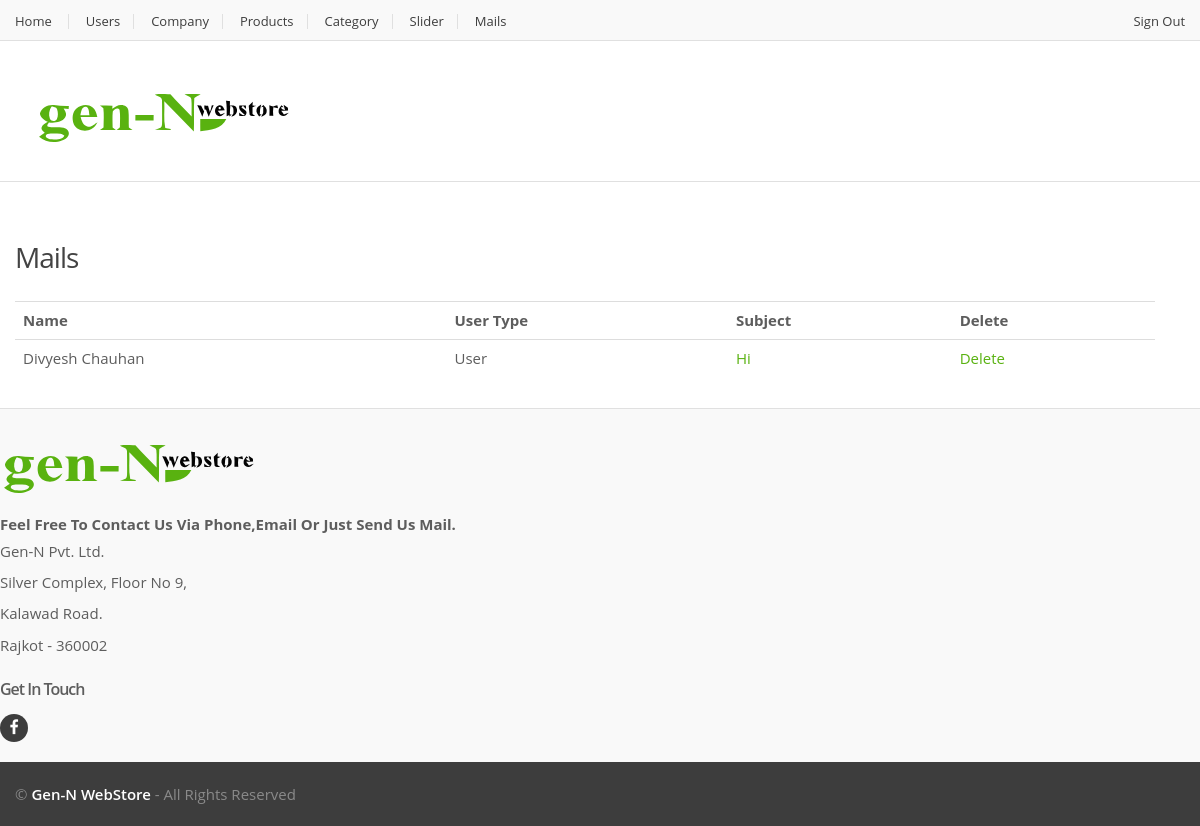
The page /admin/mails.php (signed in) on the database its author committed.
### tables this page shows
CREATE TABLE IF NOT EXISTS `contact` (
  `id` int(9) NOT NULL,
  `user_type` varchar(10) NOT NULL DEFAULT '',
  `name` varchar(40) NOT NULL DEFAULT '',
  `user` varchar(30) NOT NULL DEFAULT '',
  `subject` varchar(50) NOT NULL DEFAULT '',
  `message` longtext NOT NULL,
  `email` varchar(30) NOT NULL DEFAULT ''
);

### admin/mails.php (the view, shortened to what this page needs)
<!DOCTYPE html>
<html lang="en">
	<head>
	    <link rel="stylesheet" href="../assets/css/bootstrap.min.css">
	    <link rel="stylesheet" href="../assets/css/main.css">
	    <link rel="stylesheet" href="../assets/css/green.css">
	    <link rel="stylesheet" href="../assets/css/owl.carousel.css">
		<link rel="stylesheet" href="../assets/css/owl.transitions.css">
		<link rel="stylesheet" href="../assets/css/animate.min.css">
		<link rel="stylesheet" href="../assets/css/config.css">
		<link href="../assets/css/green.css" rel="alternate stylesheet" title="Green color">
		<link href="../assets/css/blue.css" rel="alternate stylesheet" title="Blue color">
		<link href="../assets/css/red.css" rel="alternate stylesheet" title="Red color">
		<link href="../assets/css/orange.css" rel="alternate stylesheet" title="Orange color">
		<link href="../assets/css/navy.css" rel="alternate stylesheet" title="Navy color">
		<link href="../assets/css/dark-green.css" rel="alternate stylesheet" title="Darkgreen color">
		<link rel="stylesheet" href="../assets/css/font-awesome.min.css">
	</head>
<body>
<?php
		include_once("adminh.php");
?>
<div class="wrapper">
<div id="top-banner-and-menu">
	<div class="container">
		<section class="section sign-in inner-right-xs">
		<h2 class="bordered">Mails</h2>
	<div class="tab-pane" id="additional-info">
					<?php
						$rs=mysql_query("select * from contact");
						if(mysql_num_rows($rs)>0)
						{
						while($v=mysql_fetch_array($rs))
						{
							echo "<table border=0 class=table><tr><th>Name</th><th>User Type</th><th>Subject</th><th>Delete</th></tr>";
							echo "<tr><td>".$v['name']."</td><td>".$v['user_type']."</td><td><a href=maildisp.php?mid=".$v['id'].">".$v['subject']."</</a></td><td><a href=mails.php?delid=".$v['id'].">Delete</a></td></tr>";
						}
							echo"</table>";
						}
						else
						{
								echo "<table border=0 class=table><tr><th><h2 class=section-title align=center>No Mail</h2></th></tr></table>";
						}
					?>
			</div>
			</div>
</div>
</div>
	<?php include_once('../include/footer.php'); ?>
</body>
</html>

### assets/css/green.css (style rules this page uses)
a, a:hover, a:focus, a:active { color: #59b210; }
h2 { color: #59b210; }

### assets/css/blue.css (style rules this page uses)
a, a:hover, a:focus, a:active { color: #3498db; }
h2 { color: #3498db; }

### assets/css/red.css (style rules this page uses)
a, a:hover, a:focus, a:active { color: #e74c3c; }
h2 { color: #e74c3c; }

### assets/css/orange.css (style rules this page uses)
a, a:hover, a:focus, a:active { color: #f27a24; }
h2 { color: #f27a24; }

### assets/css/navy.css (style rules this page uses)
a, a:hover, a:focus, a:active { color: #34495e; }
h2 { color: #34495e; }

### assets/css/dark-green.css (style rules this page uses)
a, a:hover, a:focus, a:active { color: #21b68e; }
h2 { color: #21b68e; }

### rows shown on the page
contact: name "Divyesh Chauhan", user_type "User", subject "Hi"
